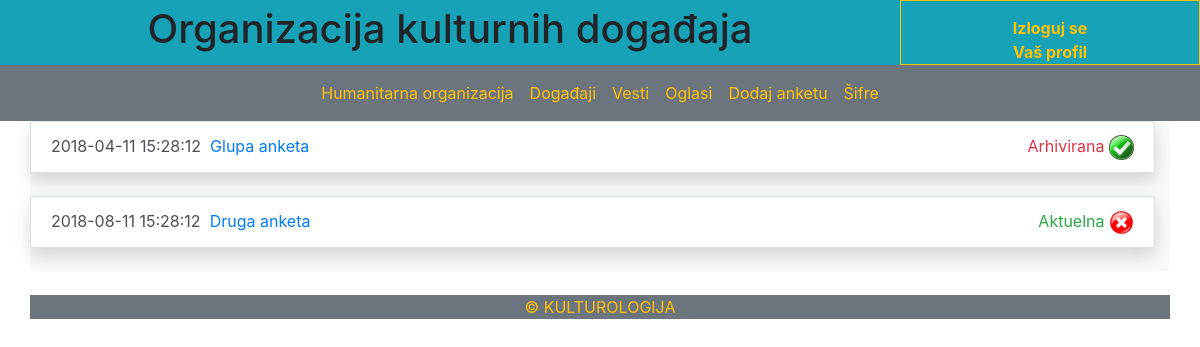
Page /organizacija/Oankete.php (signed in) on the committed database.
### tables this page shows
CREATE TABLE `anketa` (
  `id_anketa` int(11) NOT NULL AUTO_INCREMENT,
  `naslov` varchar(45) NOT NULL,
  `vreme_postavljanja` timestamp NOT NULL DEFAULT CURRENT_TIMESTAMP,
  `vreme_isticanja` timestamp NOT NULL DEFAULT '0000-00-00 00:00:00',
  `autor` varchar(45) NOT NULL,
  `organizacija_id_organizacija` int(11) NOT NULL,
  `admin_id_admin` int(11) NOT NULL DEFAULT '1',
  `brisanje` tinyint(1) DEFAULT '1',
  PRIMARY KEY (`id_anketa`),
  KEY `fk_anketa_organizacija1_idx` (`organizacija_id_organizacija`),
  KEY `fk_anketa_admin1_idx` (`admin_id_admin`),
  CONSTRAINT `fk_anketa_admin1` FOREIGN KEY (`admin_id_admin`) REFERENCES `admin` (`id_admin`) ON DELETE NO ACTION ON UPDATE NO ACTION,
  CONSTRAINT `fk_anketa_organizacija1` FOREIGN KEY (`organizacija_id_organizacija`) REFERENCES `organizacija` (`id_organizacija`) ON DELETE NO ACTION ON UPDATE NO ACTION
);

### organizacija/Oankete.php (the view, shortened to what this page needs)
<?php
$link = mysqli_connect("localhost", "root", "", "kultura")
            or die ("Greška prilikom konekcije na bazu!");
mysqli_set_charset($link,"utf8");
$poruka = "";
$ankete = mysqli_query($link, "SELECT * FROM anketa WHERE organizacija_id_organizacija = {$_SESSION['id_organizacija']} ORDER BY vreme_postavljanja ASC");
?>
<!DOCTYPE html>
<html>
<head>
<?php
    include_once "../moduli/bootstrapModul.php";
?>
</head>
<body>
    <div class="container-fluid bg-info">
        <div class="row">
            <h1 class="col-sm-9" style="display: flex; justify-content: center; align-items: center;">Organizacija kulturnih događaja</h1>
            <div class="col-sm-3 border border-warning" style="align-items: center; padding-top:15px">
                <a class="text-warning" style="display: flex; justify-content: center;" href="../logout.php"><b>Izloguj se</b></a>
                <a class="text-warning" style="display: flex; justify-content: center;" href="profil.php"><b>Vaš profil</b></a>
            </div>
        </div>
    </div>
<nav class="navbar navbar-expand-md bg-secondary navbar-dark sticky-top">
  <div class="collapse navbar-collapse" id="collapsibleNavbar">
    <ul class="navbar-nav align-content-center mx-auto">
        <li class="nav-item flex-fill">
                <a class="nav-link text-warning" href="organizacija.php"><?php echo $_SESSION['naziv_organizacije']; ?></a>
            </li>
            <li class="nav-item flex-fill">
                <a class="nav-link text-warning active" href="Odogadjaji.php">Događaji</a>
            </li>
            <li class="nav-item flex-fill">
                <a class="nav-link text-warning" href="Ovesti.php">Vesti</a>
            </li>
            <li class="nav-item flex-fill">
                <a class="nav-link text-warning" href="Ooglasi.php">Oglasi</a>
            </li>
            <li class="nav-item flex-fill">
                <a class="nav-link text-warning" href="dodajAnketu.php">Dodaj anketu</a>
            </li>
            <li class="nav-item flex-fill">
                <a class="nav-link text-warning" href="Osifra.php">Šifre</a>
            </li>
    </ul>
  </div>
</nav>
<div class="container list-group bg-light">
<?php
if($poruka){
    echo $poruka;
} else {
    while($anketa = mysqli_fetch_array($ankete)){
        if($anketa['vreme_isticanja'] < date("Y-m-d h:i:s")){
            $arhiva = "<div class='ml-auto text-danger'>Arhivirana</div>";
        } else {
            $arhiva = "<div class='ml-auto text-success'>Aktuelna</div>";
        }
        if($anketa['brisanje'] == 1){
            $brisanje = '<div id="one"><a href="zatraziBrisanje.php?id_anketa='.$anketa['id_anketa'].'"><img style="width:25px" src="../slike/obrisi.png"><div id="two">Zatraži brisanje</div></a></div>';
        } elseif($anketa['brisanje'] == 0){
            $brisanje = '<div id="one"><img style="width:25px" src="../slike/tacno.png"><div id="two">Čeka se brisanje od administratora</div></a></div>';
        } else {
            $brisanje = '<div id="one"><img style="width:25px" src="../slike/uzvicnik.png"><div id="two">Došlo je do greške!</div></a></div>';
        }
        echo "<div class='list-group-item list-group-item-action shadow'><div class='d-flex'>" . $anketa['vreme_postavljanja']." &nbsp; <a href='OanketaVise.php?id=" . $anketa['id_anketa'] . "'>" . $anketa['naslov']."</a>" . $arhiva. " &nbsp;" . $brisanje."</div></div><br/>";
    }
}
?>
</div>
<?php
    include_once "../moduli/footerModul.php";
?>
</body>
</html>

### organizacija/Oankete.php (style rules this page uses)
#one { position:relative; display:block; }

### rows in the picture
anketa: vreme_postavljanja "2018-04-11 15:28:12", naslov "Glupa anketa", shows "Arhivirana", brisanje 0 (drawn)
anketa: vreme_postavljanja "2018-08-11 15:28:12", naslov "Druga anketa", shows "Aktuelna"

### other values in the picture
$_SESSION['naziv_organizacije'] "Humanitarna organizacija"
